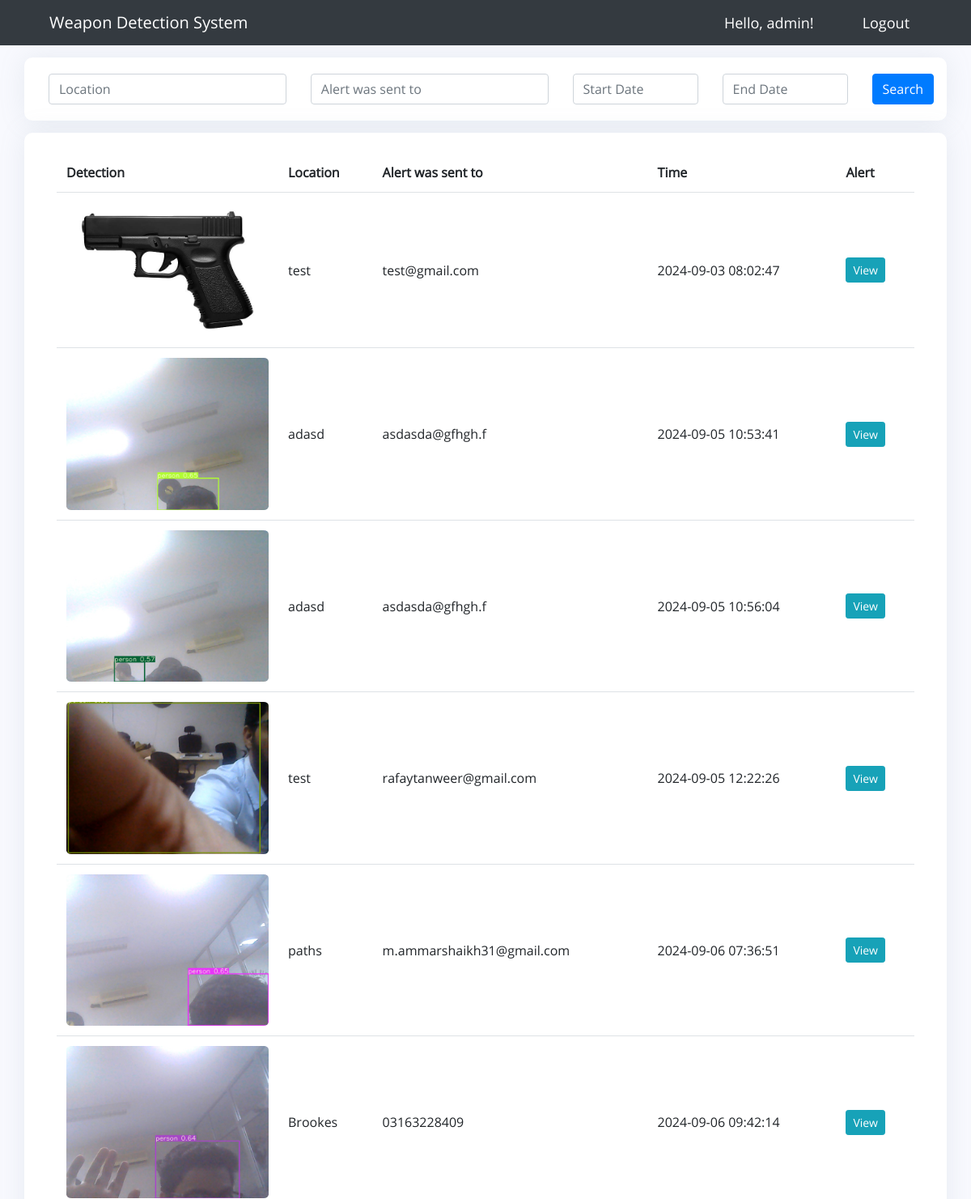
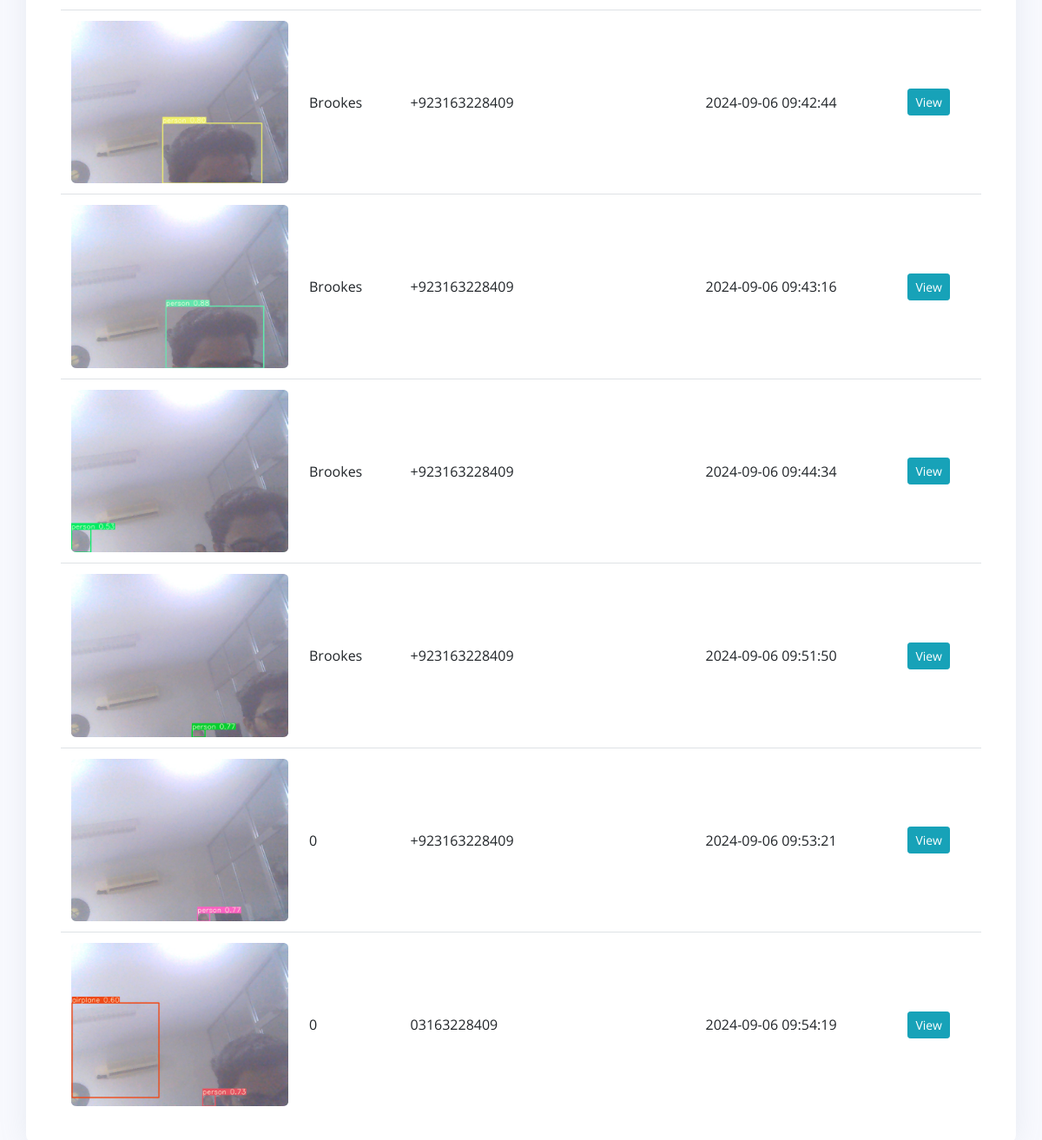
The app's page / (signed in) with its own data (2 pictures, top to bottom).
### detection/models.py (models this page shows)
class UploadAlert(models.Model):
    image = models.ImageField("Uploaded image", upload_to=scramble_uploaded_filename)
    user_ID = models.ForeignKey(Token, on_delete=models.CASCADE)
    alert_receiver = models.CharField(max_length=200)
    location = models.CharField(max_length=200)
    date_created = models.DateTimeField(auto_now_add=True)

### detection/views.py (the view)
# urls.py: path('', views.home, name='home'),
@login_required(login_url='login')
def home(request):
    token = Token.objects.get(user=request.user)
    uploadAlert = UploadAlert.objects.filter(user_ID= token)
    myFilter = DetectionFilter(request.GET, queryset=uploadAlert)
    uploadAlert = myFilter.qs
    context = {'myFilter': myFilter, 'uploadAlert':uploadAlert}
    return render(request, 'dashboard.html', context)

### detection/templatetags/event_tags.py (called while the page is built)
@register.filter(name='split')
def split(value, key):
    return str(value).split(key)

### detection/templates/dashboard.html (shortened to what this page needs)
{%  extends 'main.html' %}
{% block content %}
{% load static %}
{% load event_tags %}
<div class="limiter">
<div class="container-login100 p-b-0 p-t-0">
	<div class="wrap-login100 p-l-30 p-r-30 p-t-20 p-b-20">
		<div class="Search">
			<form method="get">
				<div class="row">
					<div class="col">
						<input class="form-control" type="text"  placeholder="Location"
						name="{{ myFilter.form.location.name }}"
						id="{{ myFilter.form.location.id_for_label }}"
						maxlength="{{ myFilter.form.location.field.max_length }}"
						{% if myFilter.form.location.field.required %}required{% endif %}>
					</div>
					<div class="col">
						<input class="form-control" type="text"  placeholder="Alert was sent to"
						name="{{ myFilter.form.alert_receiver.name }}"
						id="{{ myFilter.form.alert_receiver.id_for_label }}"
						maxlength="{{ myFilter.form.alert_receiver.field.max_length }}"
						{% if myFilter.form.alert_receiver.field.required %}required{% endif %}>
					</div>
					<div class="col-2">
						<input class="form-control" type="text" id="date" placeholder="Start Date" autocomplete="off"
						name="{{ myFilter.form.start_date.name }}"
						id="{{ myFilter.form.start_date.id_for_label }}"
						maxlength="{{ myFilter.form.start_date.field.max_length }}"
						{% if myFilter.form.start_date.field.required %}required{% endif %}>
					</div>
					<div class="col-2">
						<input class="form-control" type="text" id="date" placeholder="End Date" autocomplete="off"
						name="{{ myFilter.form.end_date.name }}"
						id="{{ myFilter.form.end_date.id_for_label }}"
						maxlength="{{ myFilter.form.end_date.field.max_length }}"
						{% if myFilter.form.end_date.field.required %}required{% endif %}>
					</div>
					<div class="col-1">
						<button class="btn btn-primary" type="submit">Search</button>
					</div>
				  </div>
			</form>
		</div>
</div>
</div>
</div>
<div class="limiter">
<div class="container-login100 p-t-0">
<div class="wrap-login100 p-l-40 p-r-40 p-t-25 p-b-15">
			<table class="table table-image">
				<tr>
					<th scope="col" class="top-row">Detection</th>
					<th scope="col" class="top-row">Location</th>
					<th scope="col" class="top-row">Alert was sent to</th>
					<th scope="col" class="top-row">Time</th>
					<th scope="col" class="top-row">Alert</th>
				</tr>
				{% for alert in uploadAlert %}
				<tr>
					<td class="w-25"><img style="max-width: 250px; max-height: 150x; border-radius: 2.5%;"
						class="img-fluid" src='http://127.0.0.1:8000/static/images/{{alert.image}}'/></td>
					<td>{{alert.location}}</td>
					<td>{{alert.alert_receiver}}</td>
					<td>{{alert.date_created|date:"Y-m-d H:i:s"}}</td>
					{% with uuid=alert.image|split:"." %}
					<td><a class="btn btn-sm btn-info" href="/alert/{{uuid.0}}">View</a></td>
					{% endwith %}
				</tr>
				{% endfor %}
			</table>
</div>
</div>
</div>
{% endblock %}

### detection/templates/main.html (shortened to what this page needs)
{% load static %}
<!DOCTYPE html>
<html>
<head>
	<link rel="stylesheet" href="https://stackpath.bootstrapcdn.com/bootstrap/4.3.1/css/bootstrap.min.css">
	<link rel="stylesheet" type="text/css" href="{% static '/css/dashboard.css' %}">
	<link rel="stylesheet" type="text/css" href="{% static '/css/util.css' %}">
	<link rel="stylesheet" href="https://cdnjs.cloudflare.com/ajax/libs/bootstrap-datepicker/1.4.1/css/bootstrap-datepicker3.css"/>
</head>
<body>
	{%  include 'navbar.html' %}
	<div class="container-fluid">
	{% block content %}
	{% endblock %}
    </div>
</body>
</html>

### detection/templates/navbar.html
{% load static %}
<link rel="stylesheet" type="text/css" href="{% static '/css/navbar.css' %}">
<link rel="stylesheet" type="text/css" href="{% static '/css/util.css' %}">
<nav class="navbar navbar-dark bg-dark justify-content-between">
    <span class="navbar-brand" style="margin-left: 45px;">Weapon Detection System</span>
    <ul class="form-inline my-2 my-lg-0">
      <span class="hello-msg">Hello, {{request.user}}!</span>
      <span ><a class="hello-msg" href="{% url 'logout' %}">Logout</a></span>
    </ul>
  </nav>

### static/css/dashboard.css (style rules this page uses)
* { margin: 0px; padding: 0px; box-sizing: border-box; }
body, html { height: 100%; font-family: OpenSans-Regular, sans-serif; background: #f8f9fe; }
a { font-family: OpenSans-Regular; font-size: 14px; line-height: 1.7; color: #666666; margin: 0px; transition: all 0.4s; -webkit-transition: all 0.4s; -o-transition: all 0.4s; -moz-transition: all 0.4s; }
ul, li { margin: 0px; list-style-type: none; }
input { outline: none; }
button { outline: none !important; border: none; background: transparent; }
.limiter { width: 100%; margin: 0 auto; }
.container-login100 { width: 100%; height: 10%; min-height: 13.5vh; display: -webkit-box; display: -webkit-flex; display: -moz-box; display: -ms-flexbox; display: flex; flex-wrap: wrap; justify-content: center; align-items: center; padding: 15px; }
.wrap-login100 { width: 100%; background: #fff; border-radius: 10px; overflow: hidden; box-shadow: 0 0 2rem 0 rgba(136, 152, 170, .15) !important; }
.table-image td, .table-image th { vertical-align: middle; }
.table th { border-top: 0px solid #dee2e6; }
.table td { padding: .75rem; border-top: 1px solid #dee2e6; }

### static/css/navbar.css (style rules this page uses)
* { margin: 0px; padding: 0px; box-sizing: border-box; }
body, html { height: 100%; font-family: OpenSans-Regular, sans-serif; }
.hello-msg { font-size: 18px; color: #fff; margin-right: 60px; }

### records on screen
UploadAlert: image (picture), location "test", alert_receiver "test@gmail.com", date_created "2024-09-03 08:02:47"
UploadAlert: image (picture), location "adasd", alert_receiver "asdasda@gfhgh.f", date_created "2024-09-05 10:53:41"
UploadAlert: image (picture), location "adasd", alert_receiver "asdasda@gfhgh.f", date_created "2024-09-05 10:56:04"
UploadAlert: image (picture), location "test", alert_receiver "rafaytanweer@gmail.com", date_created "2024-09-05 12:22:26"
UploadAlert: image (picture), location "paths", alert_receiver "m.ammarshaikh31@gmail.com", date_created "2024-09-06 07:36:51"
UploadAlert: image (picture), location "Brookes", alert_receiver "03163228409", date_created "2024-09-06 09:42:14"
UploadAlert: image (picture), location "Brookes", alert_receiver "+923163228409", date_created "2024-09-06 09:42:44"
UploadAlert: image (picture), location "Brookes", alert_receiver "+923163228409", date_created "2024-09-06 09:43:16"
UploadAlert: image (picture), location "Brookes", alert_receiver "+923163228409", date_created "2024-09-06 09:44:34"
UploadAlert: image (picture), location "Brookes", alert_receiver "+923163228409", date_created "2024-09-06 09:51:50"
UploadAlert: image (picture), location "0", alert_receiver "+923163228409", date_created "2024-09-06 09:53:21"
UploadAlert: image (picture), location "0", alert_receiver "03163228409", date_created "2024-09-06 09:54:19"

### other values on screen
{{ request.user }} "admin"
